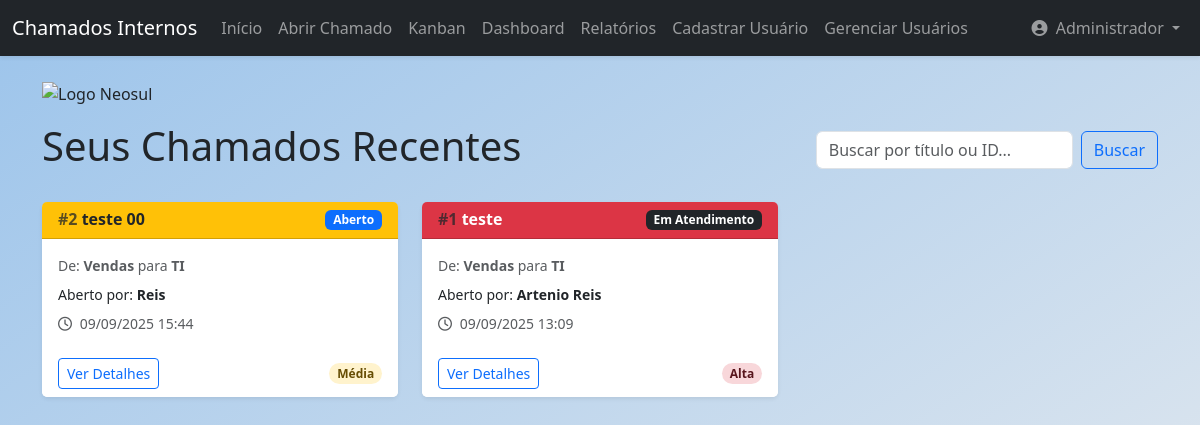
Screenshot of /home (signed in) with the database file from the repository.
### app/models.py (models this page shows, shortened)
class User(db.Model, UserMixin):
    id = db.Column(db.Integer, primary_key=True)
    name = db.Column(db.String(100), nullable=False)
    email = db.Column(db.String(120), unique=True, nullable=False)
    sector = db.Column(db.String(50), nullable=False)
    password = db.Column(db.String(128), nullable=False)
    access_level = db.Column(db.String(20), nullable=False, default='colaborador')
    is_active = db.Column(db.Boolean, nullable=False, default=True)
    created_at = db.Column(db.DateTime, default=datetime.utcnow)
    tickets_created = db.relationship('Ticket', backref='author', lazy=True, foreign_keys='Ticket.user_id')
    tickets_assigned = db.relationship('Ticket', backref='assignee_user', lazy=True, foreign_keys='Ticket.assigned_to')
    comments = db.relationship('Comment', backref='comment_author', lazy=True)

class Ticket(db.Model):
    id = db.Column(db.Integer, primary_key=True)
    title = db.Column(db.String(150), nullable=False)
    description = db.Column(db.Text, nullable=False)
    user_id = db.Column(db.Integer, db.ForeignKey('user.id'), nullable=False)
    origin_sector = db.Column(db.String(50), nullable=False)
    target_sector = db.Column(db.String(50), nullable=False)
    priority = db.Column(db.String(20), nullable=False, default='baixa')
    status = db.Column(db.String(20), nullable=False, default='Aberto')
    created_at = db.Column(db.DateTime, default=datetime.utcnow)
    updated_at = db.Column(db.DateTime, default=datetime.utcnow, onupdate=datetime.utcnow)
    closed_at = db.Column(db.DateTime, nullable=True, default=None)
    attachment_filename = db.Column(db.String(100), nullable=True)
    assigned_to = db.Column(db.Integer, db.ForeignKey('user.id'), nullable=True)
    comments = db.relationship('Comment', backref='ticket', lazy=True, cascade="all, delete-orphan")
    history = db.relationship('TicketHistory', backref='ticket', lazy=True, cascade="all, delete-orphan")

### app/routes.py (the view)
@main.route('/')
@main.route('/home')
@login_required
def home():
    session.pop('last_check_time', None)
    query_param = request.args.get('q', '', type=str)
    if current_user.access_level == 'administrador':
        base_query = Ticket.query
    elif current_user.access_level == 'tecnico':
        base_query = Ticket.query.filter(or_(Ticket.target_sector == current_user.sector, Ticket.origin_sector == current_user.sector, Ticket.assigned_to == current_user.id))
    else:
        base_query = Ticket.query.filter_by(user_id=current_user.id)
    if query_param:
        search_term = f"%{query_param}%"
        base_query = base_query.filter(or_(Ticket.title.ilike(search_term), cast(Ticket.id, String).ilike(search_term)))
    tickets = base_query.order_by(Ticket.created_at.desc()).all()
    return render_template('index.html', title='Início', tickets=tickets)

### app/__init__.py (called while the page is built)
def format_datetime_local(value, format='%d/%m/%Y %H:%M'):
    if value is None:
        return ""
    utc_tz = pytz.utc
    local_tz = pytz.timezone('America/Sao_Paulo') # Você pode mudar para seu fuso horário
    utc_dt = utc_tz.localize(value)
    local_dt = utc_dt.astimezone(local_tz)
    return local_dt.strftime(format)

@login_manager.user_loader
def load_user(user_id):
    from app.models import User
    return User.query.get(int(user_id))

### app/templates/index.html (shortened to what this page needs)
{% extends "base.html" %}
{% block content %}
<div class="row mt-4">
    <div class="col-12 mb-3">
        <img src="https://neosul.com.br/clientes/1/img/logo.png" alt="Logo Neosul" style="max-width: 250px; height: auto;">
    </div>
</div>
    <div class="d-flex flex-wrap justify-content-between align-items-center mb-4 gap-3">
        <h1>Seus Chamados Recentes</h1>
        <form method="GET" action="{{ url_for('main.home') }}" class="d-flex" style="min-width: 300px;">
            <input class="form-control me-2" type="search" name="q" placeholder="Buscar por título ou ID..." value="{{ request.args.get('q', '') }}" aria-label="Buscar">
            <button class="btn btn-outline-primary" type="submit">Buscar</button>
        </form>
    </div>
    {% if tickets %}
        <div class="row">
            {% for ticket in tickets %}
                <div class="col-lg-4 col-md-6 mb-4">
                    {% include 'components/ticket_card.html' %}
                </div>
            {% endfor %}
        </div>
    {% endif %}
{% endblock content %}

### app/templates/components/navbar.html (shortened to what this page needs)
<nav class="navbar navbar-expand-lg navbar-dark bg-dark shadow-sm">
    <div class="container-fluid">
        <a class="navbar-brand" href="{{ url_for('main.home') }}">Chamados Internos</a>
        <div class="collapse navbar-collapse" id="navbarNav">
            <ul class="navbar-nav me-auto mb-2 mb-lg-0">
                {% if current_user.is_authenticated %}
                    <li class="nav-item">
                        <a class="nav-link" href="{{ url_for('main.home') }}">Início</a>
                    </li>
                    <li class="nav-item">
                        <a class="nav-link" href="{{ url_for('main.create_ticket') }}">Abrir Chamado</a>
                    </li>
                    <li class="nav-item">
                        <a class="nav-link" href="{{ url_for('main.tickets_kanban') }}">Kanban</a>
                    </li>
                    {% if current_user.access_level in ['tecnico', 'administrador'] %}
                        <li class="nav-item">
                            <a class="nav-link" href="{{ url_for('main.dashboard') }}">Dashboard</a>
                        </li>
                        <li class="nav-item">
                            <a class="nav-link" href="{{ url_for('main.reports') }}">Relatórios</a>
                        </li>
                    {% endif %}
                    {% if current_user.access_level == 'administrador' %}
                        <li class="nav-item">
                            <a class="nav-link" href="{{ url_for('main.register') }}">Cadastrar Usuário</a>
                        </li>
                        <li class="nav-item">
                            <a class="nav-link" href="{{ url_for('main.user_management') }}">Gerenciar Usuários</a>
                        </li>
                    {% endif %}
                {% endif %}
            </ul>
            <ul class="navbar-nav ms-auto mb-2 mb-lg-0">
                {% if current_user.is_authenticated %}
                    <li class="nav-item dropdown">
                        <a class="nav-link dropdown-toggle" href="#" id="navbarDropdown" role="button" data-bs-toggle="dropdown" aria-expanded="false">
                            <i class="fas fa-user-circle me-1"></i> {{ current_user.name }}
                        </a>
                    </li>
                {% else %}
                    <li class="nav-item">
                        <a class="nav-link" href="{{ url_for('main.login') }}">Login</a>
                    </li>
                {% endif %}
            </ul>
        </div>
    </div>
</nav>

### app/templates/components/ticket_card.html (shortened to what this page needs)
<div class="card shadow-sm h-100">
    <div class="card-header d-flex justify-content-between align-items-center
        {% if ticket.priority == 'alta' %} bg-danger text-white
        {% elif ticket.priority == 'media' %} bg-warning text-dark
        {% else %} bg-light border-info
        {% endif %}">
        <h6 class="mb-0 fw-bold">
            <span class="text-muted">#{{ ticket.id }}</span> {{ ticket.title }}
        </h6>
        <span class="badge
            {% if ticket.status == 'Aberto' %} bg-primary
            {% elif ticket.status == 'Em Atendimento' %} bg-dark
            {% elif ticket.status == 'Resolvido' %} bg-success
            {% else %} bg-secondary
            {% endif %}">
            {{ ticket.status }}
        </span>
    </div>
    <div class="card-body">
        <p class="card-text text-muted small mb-2">
            De: <strong>{{ ticket.origin_sector }}</strong> para <strong>{{ ticket.target_sector }}</strong>
        </p>
        <p class="card-text small mb-2">
            Aberto por: <strong>{{ ticket.author.name }}</strong>
        </p>
        <p class="card-text small text-muted">
        <i class="far fa-clock me-1"></i> {{ ticket.created_at | localdatetime }}
        </p>
    </div>
    <div class="card-footer bg-white border-top-0 d-flex justify-content-between align-items-center">
        <a href="{{ url_for('main.view_ticket', ticket_id=ticket.id) }}" class="btn btn-sm btn-outline-primary">Ver Detalhes</a>
        {% if ticket.priority == 'alta' %}
            <span class="badge bg-danger-subtle text-danger-emphasis rounded-pill">Alta</span>
        {% elif ticket.priority == 'media' %}
            <span class="badge bg-warning-subtle text-warning-emphasis rounded-pill">Média</span>
        {% else %}
            <span class="badge bg-info-subtle text-info-emphasis rounded-pill">Baixa</span>
        {% endif %}
    </div>
</div>

### app/static/css/style.css (style rules this page uses)
body { background: linear-gradient(to bottom right, #9cc4eb, #e9ecef); background-attachment: fixed; }
.card { border: none; box-shadow: 0 4px 8px rgba(0,0,0,0.05); }

### rows the page displays
User: name "Administrador"
Ticket: id "2", title "teste 00", status "Aberto", origin_sector "Vendas", target_sector "TI", author.name "Reis", created_at|localdatetime "09/09/2025 15:44", priority "Média"
Ticket: id "1", title "teste", status "Em Atendimento", origin_sector "Vendas", target_sector "TI", author.name "Artenio Reis", created_at|localdatetime "09/09/2025 13:09", priority "Alta"
